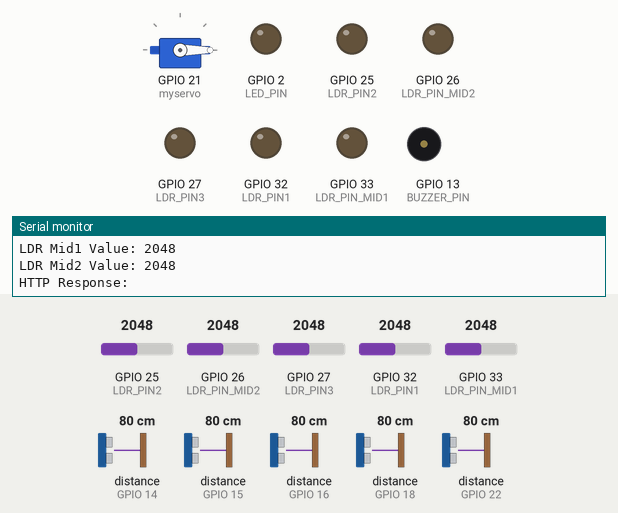
A sketch run on a simulated ESP32. Parts: servo, output pins drawn as LEDs (lit = HIGH), buzzer (waves = sounding, pin HIGH), the last lines printed to the serial monitor. Inputs (shaded band) come from the test bench; at power-on: GPIO 26 (LDR_PIN_MID2) = 2048, distance to the obstacle (sensors on GPIO 14, GPIO 18, GPIO 15, GPIO 16, GPIO 22) 80 cm, GPIO 25 (LDR_PIN2) = 2048, GPIO 27 (LDR_PIN3) = 2048, GPIO 32 (LDR_PIN1) = 2048, GPIO 33 (LDR_PIN_MID1) = 2048. The echo pulse lasts 58.3 µs per cm; WiFi joins after 1.5 s; servers stay silent unless stated; uploads are accepted with an empty reply.

Above: at 2.7 s.
2.8 s: GPIO 26 (LDR_PIN_MID2) set to 1036
5.8 s: GPIO 26 (LDR_PIN_MID2) set to 934
At 6.3 s:
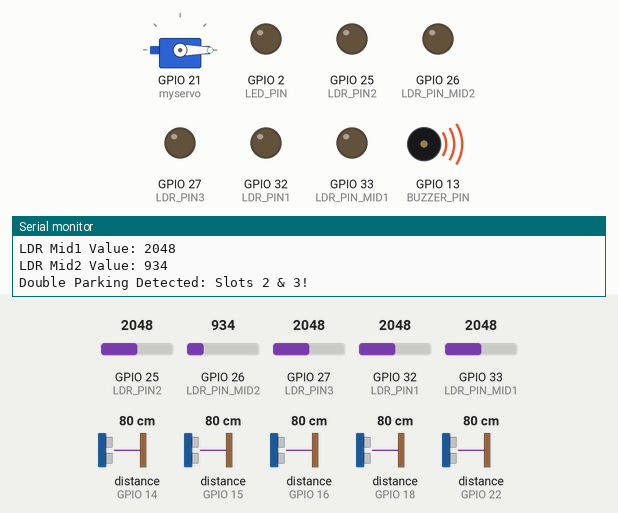
11.7 s: distance to the obstacle (sensor on GPIO 14) set to 32 cm
17.6 s: distance to the obstacle (sensor on GPIO 14) set to 26 cm
At 21.0 s:
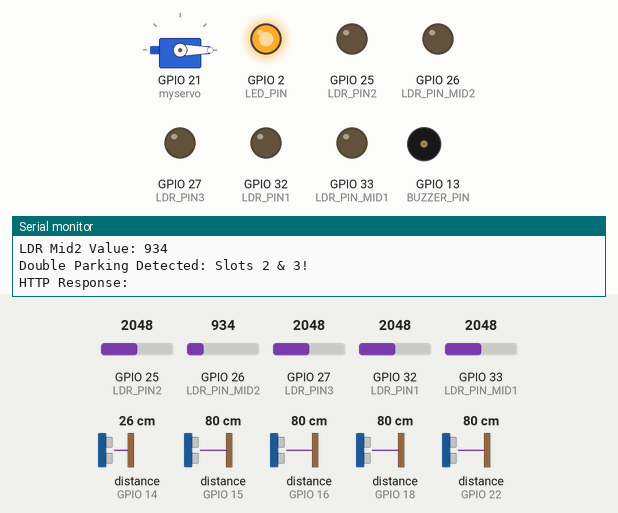
At 23.7 s:
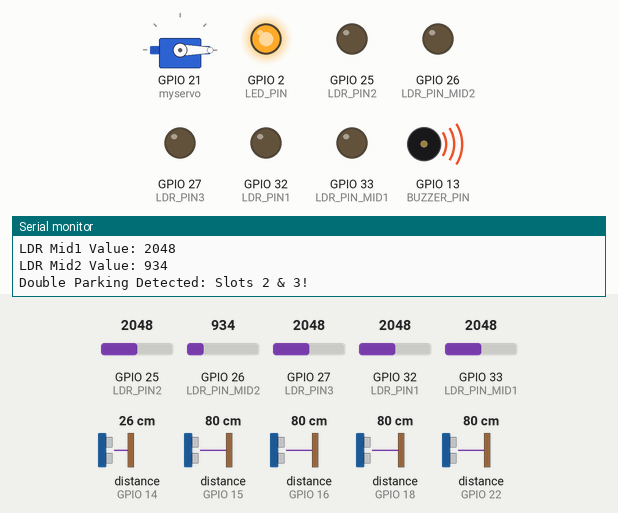
24.0 s: distance to the obstacle (sensor on GPIO 18) set to 16 cm
28.3 s: distance to the obstacle (sensor on GPIO 18) set to 13 cm
At 32.1 s:
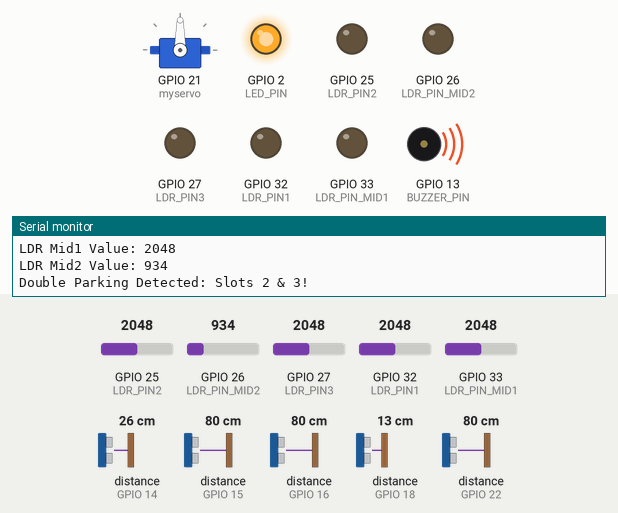
Timing chart, 0 to 35.7 s (numbered marks = the images above; inputs shaded):
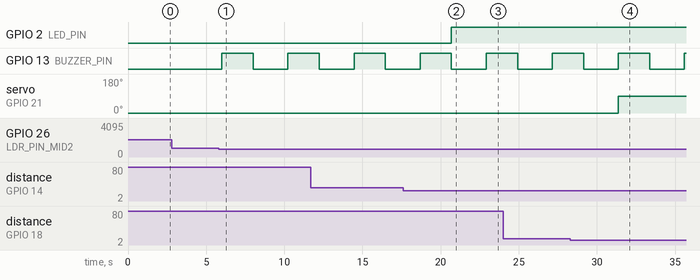

The sketch:

parking_system.ino
```cpp
#include <NewPing.h>
#include <ESP32Servo.h>
#include <WiFi.h>
#include <HTTPClient.h>
#include <ArduinoJson.h>

// WiFi Configuration
const char *ssid = "YourWiFiName";
const char *password = "YourWiFiPassword";
const char *serverUrl = "http://192.168.0.103:3000/api/arduino/update";

// Your existing pin definitions
#define MAX_DISTANCE 200

#define TRIG_PIN1 12 // Slot 1
#define ECHO_PIN1 14
#define TRIG_PIN2 5 // Slot 2
#define ECHO_PIN2 16
#define TRIG_PIN3 17 // Slot 3
#define ECHO_PIN3 15

#define TRIG_PIN_ENTRY 23 // Entry sensor
#define ECHO_PIN_ENTRY 22

#define TRIG_PIN_EXIT 19 // Exit sensor
#define ECHO_PIN_EXIT 18

#define LED_PIN 2

#define LDR_PIN1 32
#define LDR_PIN2 25
#define LDR_PIN3 27
#define LDR_PIN_MID1 33
#define LDR_PIN_MID2 26

#define BUZZER_PIN 13

// Create NewPing objects for each ultrasonic sensor
NewPing sonar1(TRIG_PIN1, ECHO_PIN1, MAX_DISTANCE);
NewPing sonar2(TRIG_PIN2, ECHO_PIN2, MAX_DISTANCE);
NewPing sonar3(TRIG_PIN3, ECHO_PIN3, MAX_DISTANCE);
NewPing sonarEntry(TRIG_PIN_ENTRY, ECHO_PIN_ENTRY, MAX_DISTANCE);
NewPing sonarExit(TRIG_PIN_EXIT, ECHO_PIN_EXIT, MAX_DISTANCE);

Servo myservo;

// Variables
int distanceSlot1, distanceSlot2, distanceSlot3, distanceEntry, distanceExit;
int slots = 3;
int flag1 = 0;
int flag2 = 0;
int LDR_1Value, LDR_2Value, LDR_3Value, LDR_MID1Value, LDR_MID2Value;

// Function to send data to web server
void sendDataToServer()
{
    if (WiFi.status() == WL_CONNECTED)
    {
        HTTPClient http;
        http.begin(serverUrl);
        http.addHeader("Content-Type", "application/json");

        // Create JSON document
        StaticJsonDocument<400> doc;

        // Slot status
        doc["slot1"] = (distanceSlot1 > 0 && distanceSlot1 < 15);
        doc["slot2"] = (distanceSlot2 > 0 && distanceSlot2 < 15);
        doc["slot3"] = (distanceSlot3 > 0 && distanceSlot3 < 15);

        // Detailed sensor data
        JsonObject sensorData = doc.createNestedObject("sensorData");
        sensorData["distance1"] = distanceSlot1;
        sensorData["distance2"] = distanceSlot2;
        sensorData["distance3"] = distanceSlot3;
        sensorData["ldr1"] = LDR_1Value;
        sensorData["ldr2"] = LDR_2Value;
        sensorData["ldr3"] = LDR_3Value;

        // Double parking detection
        doc["doubleParkingMid1"] = (LDR_MID1Value < 1000);
        doc["doubleParkingMid2"] = (LDR_MID2Value < 1000);

        // System status
        doc["availableSlots"] = slots;
        doc["entryGateStatus"] = (flag1 == 1);
        doc["exitGateStatus"] = (flag2 == 1);

        String jsonString;
        serializeJson(doc, jsonString);

        // Send POST request
        int httpResponseCode = http.POST(jsonString);

        if (httpResponseCode > 0)
        {
            String response = http.getString();
            Serial.println("HTTP Response: " + response);
        }
        else
        {
            Serial.println("Error sending HTTP POST: " + String(httpResponseCode));
        }

        http.end();
    }
    else
    {
        Serial.println("WiFi not connected");
    }
}

void setup()
{
    // Initialize Serial Monitor
    Serial.begin(115200);

    // Connect to WiFi
    WiFi.begin(ssid, password);
    Serial.println("Connecting to WiFi");
    while (WiFi.status() != WL_CONNECTED)
    {
        delay(500);
        Serial.print(".");
    }
    Serial.println("\nConnected to WiFi");
    Serial.print("IP Address: ");
    Serial.println(WiFi.localIP());

    // Your existing setup code
    pinMode(LED_PIN, OUTPUT);
    pinMode(LDR_PIN1, OUTPUT);
    pinMode(LDR_PIN2, OUTPUT);
    pinMode(LDR_PIN3, OUTPUT);
    pinMode(LDR_PIN_MID1, OUTPUT);
    pinMode(LDR_PIN_MID2, OUTPUT);
    pinMode(BUZZER_PIN, OUTPUT);

    digitalWrite(LED_PIN, LOW);
    digitalWrite(BUZZER_PIN, LOW);

    myservo.attach(21);
    myservo.write(0);
}

void loop()
{
    // ---- Entry/Exit Control ---- //
    distanceEntry = sonarEntry.ping_cm();
    Serial.print("Entry Distance: ");
    Serial.println(distanceEntry);

    if (distanceEntry > 0 && distanceEntry < 15 && flag1 == 0)
    {
        if (slots > 0)
        {
            flag1 = 1;
            if (flag2 == 0)
            {
                myservo.write(90);
                slots = slots - 1;
            }
        }
        else
        {
            Serial.print("Sorry, parking full! ");
            Serial.println();
        }
        Serial.print("Slots:");
        Serial.println(slots);
    }

    distanceExit = sonarExit.ping_cm();
    Serial.print("Exit Distance: ");
    Serial.println(distanceExit);

    if (distanceExit > 0 && distanceExit < 15 && flag2 == 0)
    {
        flag2 = 1;
        if (flag1 == 0)
        {
            myservo.write(90);
            slots = slots + 1;
        }
        Serial.print("Slots:");
        Serial.println(slots);
    }

    if (flag1 == 1 && flag2 == 1)
    {
        delay(1000);
        myservo.write(0);
        flag1 = 0;
        flag2 = 0;
    }

    // ---- Slot Occupancy Detection ---- //
    distanceSlot1 = sonar1.ping_cm();
    Serial.print("Slot 1 Distance: ");
    Serial.println(distanceSlot1);
    LDR_1Value = analogRead(LDR_PIN1);
    Serial.print("LDR1 Value: ");
    Serial.println(LDR_1Value);

    if (distanceSlot1 > 0 && distanceSlot1 < 15)
    {
        Serial.println("Slot 1 Occupied.");
        Serial.println();
    }
    else
    {
        Serial.println("Slot 1 Free.");
        Serial.println();
    }

    distanceSlot2 = sonar2.ping_cm();
    Serial.print("Slot 2 Distance: ");
    Serial.println(distanceSlot2);
    LDR_2Value = analogRead(LDR_PIN2);
    Serial.print("LDR2 Value: ");
    Serial.println(LDR_2Value);

    if (distanceSlot2 > 0 && distanceSlot2 < 15)
    {
        Serial.println("Slot 2 Occupied.");
        Serial.println();
    }
    else
    {
        Serial.println("Slot 2 Free.");
        Serial.println();
    }

    distanceSlot3 = sonar3.ping_cm();
    Serial.print("Slot 3 Distance: ");
    Serial.println(distanceSlot3);
    LDR_3Value = analogRead(LDR_PIN3);
    Serial.print("LDR Value: ");
    Serial.println(LDR_3Value);

    if (distanceSlot3 > 0 && distanceSlot3 < 15)
    {
        Serial.println("Slot 3 Occupied.");
        Serial.println();
    }
    else
    {
        Serial.println("Slot 3 Free.");
        Serial.println();
    }

    // ---- Double Parking Detection ---- //
    LDR_MID1Value = analogRead(LDR_PIN_MID1);
    Serial.print("LDR Mid1 Value: ");
    Serial.println(LDR_MID1Value);

    if (LDR_MID1Value < 1000)
    {
        digitalWrite(BUZZER_PIN, HIGH);
        Serial.println("Double Parking Detected: Slots 1 & 2!");
        Serial.println();
        delay(2000);
        digitalWrite(BUZZER_PIN, LOW);
    }
    else
    {
        digitalWrite(BUZZER_PIN, LOW);
    }

    LDR_MID2Value = analogRead(LDR_PIN_MID2);
    Serial.print("LDR Mid2 Value: ");
    Serial.println(LDR_MID2Value);

    if (LDR_MID2Value < 1000)
    {
        digitalWrite(BUZZER_PIN, HIGH);
        Serial.println("Double Parking Detected: Slots 2 & 3!");
        Serial.println();
        delay(2000);
        digitalWrite(BUZZER_PIN, LOW);
    }
    else
    {
        digitalWrite(BUZZER_PIN, LOW);
    }

    if (distanceSlot1 > 0 && distanceSlot1 < 30 ||
        distanceSlot2 > 0 && distanceSlot2 < 30 ||
        distanceSlot3 > 0 && distanceSlot3 < 30)
    {
        digitalWrite(LED_PIN, HIGH);
    }

    // Send data to web server
    sendDataToServer();

    delay(2000);
}
```

Measured:
- the behaviour switches between 1000 and 999 on GPIO 26 (LDR_PIN_MID2) (found by bisection; images 0 and 1)
- the behaviour switches between 30 and 29 cm on distance to the obstacle (sensor on GPIO 14) (found by bisection; images 1 and 2)
- the behaviour switches between 15 and 14 cm on distance to the obstacle (sensor on GPIO 18) (found by bisection; images 3 and 4)
- after the input at 5.8 s, GPIO 13 (BUZZER_PIN): LOW → HIGH after 0.19 s, → LOW 2.0 s later, → HIGH 2.2 s later
- after the input at 17.6 s, GPIO 2 (LED_PIN): LOW → HIGH after 3.1 s
- after the input at 28.3 s, servo on GPIO 21 (myservo): 0° → 90° after 3.1 s
